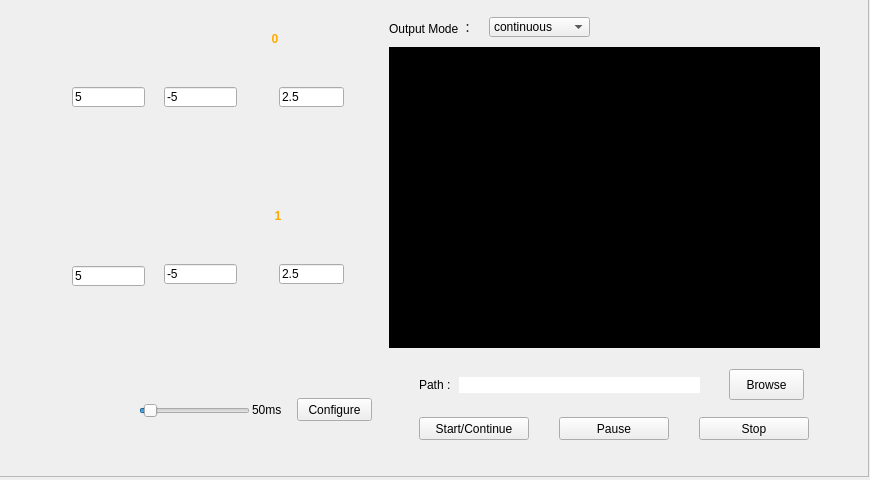
<?xml version="1.0" encoding="UTF-8"?>
<ui version="4.0">
 <class>StaticAOClass</class>
 <widget class="QDialog" name="StaticAOClass">
  <property name="geometry">
   <rect>
    <x>0</x>
    <y>0</y>
    <width>870</width>
    <height>480</height>
   </rect>
  </property>
  <property name="minimumSize">
   <size>
    <width>389</width>
    <height>447</height>
   </size>
  </property>
  <property name="maximumSize">
   <size>
    <width>1041</width>
    <height>600</height>
   </size>
  </property>
  <property name="windowTitle">
   <string>Static AO</string>
  </property>
  <widget class="QFrame" name="background">
   <property name="geometry">
    <rect>
     <x>-1</x>
     <y>-3</y>
     <width>870</width>
     <height>480</height>
    </rect>
   </property>
   <property name="minimumSize">
    <size>
     <width>0</width>
     <height>451</height>
    </size>
   </property>
   <property name="autoFillBackground">
    <bool>false</bool>
   </property>
   <property name="styleSheet">
    <string notr="true">QFrame#background{background-image:url(:/StaticAO/Resources/AO.png)}</string>
   </property>
   <property name="frameShape">
    <enum>QFrame::StyledPanel</enum>
   </property>
   <property name="frameShadow">
    <enum>QFrame::Raised</enum>
   </property>
   <widget class="QPushButton" name="BtnSineA">
    <property name="geometry">
     <rect>
      <x>70</x>
      <y>124</y>
      <width>51</width>
      <height>51</height>
     </rect>
    </property>
    <property name="minimumSize">
     <size>
      <width>51</width>
      <height>51</height>
     </size>
    </property>
    <property name="maximumSize">
     <size>
      <width>51</width>
      <height>51</height>
     </size>
    </property>
    <property name="styleSheet">
     <string notr="true">background:url(:/StaticAO/Resources/sine.png)</string>
    </property>
    <property name="text">
     <string/>
    </property>
    <property name="checkable">
     <bool>true</bool>
    </property>
    <property name="flat">
     <bool>true</bool>
    </property>
   </widget>
   <widget class="QPushButton" name="BtnTriangleA">
    <property name="geometry">
     <rect>
      <x>136</x>
      <y>124</y>
      <width>51</width>
      <height>51</height>
     </rect>
    </property>
    <property name="minimumSize">
     <size>
      <width>51</width>
      <height>51</height>
     </size>
    </property>
    <property name="maximumSize">
     <size>
      <width>51</width>
      <height>51</height>
     </size>
    </property>
    <property name="styleSheet">
     <string notr="true">background:url(:/StaticAO/Resources/triangle.png)</string>
    </property>
    <property name="text">
     <string/>
    </property>
    <property name="checkable">
     <bool>true</bool>
    </property>
    <property name="flat">
     <bool>true</bool>
    </property>
   </widget>
   <widget class="QPushButton" name="BtnSquareA">
    <property name="geometry">
     <rect>
      <x>203</x>
      <y>125</y>
      <width>51</width>
      <height>51</height>
     </rect>
    </property>
    <property name="minimumSize">
     <size>
      <width>51</width>
      <height>51</height>
     </size>
    </property>
    <property name="maximumSize">
     <size>
      <width>51</width>
      <height>51</height>
     </size>
    </property>
    <property name="styleSheet">
     <string notr="true">background:url(:/StaticAO/Resources/square.png)</string>
    </property>
    <property name="text">
     <string/>
    </property>
    <property name="checkable">
     <bool>true</bool>
    </property>
    <property name="flat">
     <bool>true</bool>
    </property>
   </widget>
   <widget class="QPushButton" name="BtnSineB">
    <property name="geometry">
     <rect>
      <x>70</x>
      <y>301</y>
      <width>51</width>
      <height>51</height>
     </rect>
    </property>
    <property name="minimumSize">
     <size>
      <width>51</width>
      <height>51</height>
     </size>
    </property>
    <property name="maximumSize">
     <size>
      <width>51</width>
      <height>51</height>
     </size>
    </property>
    <property name="styleSheet">
     <string notr="true">background:url(:/StaticAO/Resources/sine.png)</string>
    </property>
    <property name="text">
     <string/>
    </property>
    <property name="checkable">
     <bool>true</bool>
    </property>
    <property name="flat">
     <bool>true</bool>
    </property>
   </widget>
   <widget class="QPushButton" name="BtnTriangleB">
    <property name="geometry">
     <rect>
      <x>139</x>
      <y>302</y>
      <width>51</width>
      <height>51</height>
     </rect>
    </property>
    <property name="minimumSize">
     <size>
      <width>51</width>
      <height>51</height>
     </size>
    </property>
    <property name="maximumSize">
     <size>
      <width>51</width>
      <height>51</height>
     </size>
    </property>
    <property name="styleSheet">
     <string notr="true">background:url(:/StaticAO/Resources/triangle.png)</string>
    </property>
    <property name="text">
     <string/>
    </property>
    <property name="checkable">
     <bool>true</bool>
    </property>
    <property name="flat">
     <bool>true</bool>
    </property>
   </widget>
   <widget class="QPushButton" name="BtnSquareB">
    <property name="geometry">
     <rect>
      <x>207</x>
      <y>303</y>
      <width>51</width>
      <height>51</height>
     </rect>
    </property>
    <property name="minimumSize">
     <size>
      <width>51</width>
      <height>51</height>
     </size>
    </property>
    <property name="maximumSize">
     <size>
      <width>51</width>
      <height>51</height>
     </size>
    </property>
    <property name="styleSheet">
     <string notr="true">background:url(:/StaticAO/Resources/square.png)</string>
    </property>
    <property name="text">
     <string/>
    </property>
    <property name="checkable">
     <bool>true</bool>
    </property>
    <property name="flat">
     <bool>true</bool>
    </property>
   </widget>
   <widget class="QPushButton" name="BtnManualB">
    <property name="geometry">
     <rect>
      <x>288</x>
      <y>303</y>
      <width>51</width>
      <height>51</height>
     </rect>
    </property>
    <property name="minimumSize">
     <size>
      <width>51</width>
      <height>51</height>
     </size>
    </property>
    <property name="maximumSize">
     <size>
      <width>51</width>
      <height>51</height>
     </size>
    </property>
    <property name="styleSheet">
     <string notr="true">background:url(:/StaticAO/Resources/manual.png)</string>
    </property>
    <property name="text">
     <string/>
    </property>
    <property name="checkable">
     <bool>false</bool>
    </property>
    <property name="flat">
     <bool>true</bool>
    </property>
   </widget>
   <widget class="QPushButton" name="BtnManualA">
    <property name="geometry">
     <rect>
      <x>290</x>
      <y>125</y>
      <width>51</width>
      <height>51</height>
     </rect>
    </property>
    <property name="minimumSize">
     <size>
      <width>51</width>
      <height>51</height>
     </size>
    </property>
    <property name="maximumSize">
     <size>
      <width>51</width>
      <height>51</height>
     </size>
    </property>
    <property name="styleSheet">
     <string notr="true">background:url(:/StaticAO/Resources/manual.png)</string>
    </property>
    <property name="text">
     <string/>
    </property>
    <property name="checkable">
     <bool>false</bool>
    </property>
    <property name="flat">
     <bool>true</bool>
    </property>
   </widget>
   <widget class="QLineEdit" name="txtboxHiLevelA">
    <property name="geometry">
     <rect>
      <x>73</x>
      <y>90</y>
      <width>73</width>
      <height>20</height>
     </rect>
    </property>
    <property name="minimumSize">
     <size>
      <width>73</width>
      <height>20</height>
     </size>
    </property>
    <property name="maximumSize">
     <size>
      <width>73</width>
      <height>20</height>
     </size>
    </property>
    <property name="text">
     <string>5</string>
    </property>
   </widget>
   <widget class="QLineEdit" name="txtboxLoLevelA">
    <property name="geometry">
     <rect>
      <x>165</x>
      <y>90</y>
      <width>73</width>
      <height>20</height>
     </rect>
    </property>
    <property name="minimumSize">
     <size>
      <width>73</width>
      <height>20</height>
     </size>
    </property>
    <property name="maximumSize">
     <size>
      <width>73</width>
      <height>20</height>
     </size>
    </property>
    <property name="text">
     <string>-5</string>
    </property>
   </widget>
   <widget class="QLineEdit" name="txtboxValueA">
    <property name="geometry">
     <rect>
      <x>280</x>
      <y>90</y>
      <width>65</width>
      <height>20</height>
     </rect>
    </property>
    <property name="minimumSize">
     <size>
      <width>65</width>
      <height>20</height>
     </size>
    </property>
    <property name="maximumSize">
     <size>
      <width>65</width>
      <height>20</height>
     </size>
    </property>
    <property name="text">
     <string>2.5</string>
    </property>
   </widget>
   <widget class="QLineEdit" name="txtboxHiLevelB">
    <property name="geometry">
     <rect>
      <x>73</x>
      <y>269</y>
      <width>73</width>
      <height>20</height>
     </rect>
    </property>
    <property name="minimumSize">
     <size>
      <width>73</width>
      <height>20</height>
     </size>
    </property>
    <property name="maximumSize">
     <size>
      <width>73</width>
      <height>20</height>
     </size>
    </property>
    <property name="text">
     <string>5</string>
    </property>
   </widget>
   <widget class="QLineEdit" name="txtboxLoLevelB">
    <property name="geometry">
     <rect>
      <x>165</x>
      <y>267</y>
      <width>73</width>
      <height>20</height>
     </rect>
    </property>
    <property name="minimumSize">
     <size>
      <width>73</width>
      <height>20</height>
     </size>
    </property>
    <property name="maximumSize">
     <size>
      <width>73</width>
      <height>20</height>
     </size>
    </property>
    <property name="text">
     <string>-5</string>
    </property>
   </widget>
   <widget class="QLineEdit" name="txtboxValueB">
    <property name="geometry">
     <rect>
      <x>280</x>
      <y>267</y>
      <width>65</width>
      <height>20</height>
     </rect>
    </property>
    <property name="minimumSize">
     <size>
      <width>65</width>
      <height>20</height>
     </size>
    </property>
    <property name="maximumSize">
     <size>
      <width>65</width>
      <height>20</height>
     </size>
    </property>
    <property name="text">
     <string>2.5</string>
    </property>
   </widget>
   <widget class="QLabel" name="chLabelA">
    <property name="geometry">
     <rect>
      <x>268</x>
      <y>34</y>
      <width>16</width>
      <height>16</height>
     </rect>
    </property>
    <property name="minimumSize">
     <size>
      <width>16</width>
      <height>16</height>
     </size>
    </property>
    <property name="maximumSize">
     <size>
      <width>16</width>
      <height>16</height>
     </size>
    </property>
    <property name="font">
     <font>
      <pointsize>9</pointsize>
      <weight>75</weight>
      <bold>true</bold>
     </font>
    </property>
    <property name="styleSheet">
     <string notr="true">color:rgb(255, 170, 0)</string>
    </property>
    <property name="text">
     <string>0</string>
    </property>
    <property name="textFormat">
     <enum>Qt::RichText</enum>
    </property>
    <property name="alignment">
     <set>Qt::AlignCenter</set>
    </property>
   </widget>
   <widget class="QLabel" name="chLabelB">
    <property name="geometry">
     <rect>
      <x>271</x>
      <y>211</y>
      <width>16</width>
      <height>16</height>
     </rect>
    </property>
    <property name="minimumSize">
     <size>
      <width>16</width>
      <height>16</height>
     </size>
    </property>
    <property name="maximumSize">
     <size>
      <width>16</width>
      <height>16</height>
     </size>
    </property>
    <property name="font">
     <font>
      <family>MS Shell Dlg 2</family>
      <pointsize>9</pointsize>
      <weight>75</weight>
      <bold>true</bold>
     </font>
    </property>
    <property name="styleSheet">
     <string notr="true">color:rgb(255, 170, 0)</string>
    </property>
    <property name="text">
     <string>1</string>
    </property>
    <property name="textFormat">
     <enum>Qt::RichText</enum>
    </property>
    <property name="alignment">
     <set>Qt::AlignCenter</set>
    </property>
   </widget>
   <widget class="QSlider" name="timerTrackBar">
    <property name="geometry">
     <rect>
      <x>140</x>
      <y>403</y>
      <width>111</width>
      <height>21</height>
     </rect>
    </property>
    <property name="minimum">
     <number>5</number>
    </property>
    <property name="maximum">
     <number>1000</number>
    </property>
    <property name="pageStep">
     <number>1</number>
    </property>
    <property name="value">
     <number>50</number>
    </property>
    <property name="orientation">
     <enum>Qt::Horizontal</enum>
    </property>
   </widget>
   <widget class="QLabel" name="timerFreqLabel">
    <property name="geometry">
     <rect>
      <x>253</x>
      <y>405</y>
      <width>41</width>
      <height>16</height>
     </rect>
    </property>
    <property name="minimumSize">
     <size>
      <width>41</width>
      <height>16</height>
     </size>
    </property>
    <property name="maximumSize">
     <size>
      <width>41</width>
      <height>16</height>
     </size>
    </property>
    <property name="text">
     <string>50ms</string>
    </property>
   </widget>
   <widget class="QPushButton" name="btnConfigure">
    <property name="geometry">
     <rect>
      <x>298</x>
      <y>401</y>
      <width>75</width>
      <height>23</height>
     </rect>
    </property>
    <property name="minimumSize">
     <size>
      <width>75</width>
      <height>23</height>
     </size>
    </property>
    <property name="maximumSize">
     <size>
      <width>75</width>
      <height>23</height>
     </size>
    </property>
    <property name="text">
     <string>Configure</string>
    </property>
   </widget>
   <widget class="QFrame" name="Time_Frame">
    <property name="geometry">
     <rect>
      <x>390</x>
      <y>50</y>
      <width>431</width>
      <height>301</height>
     </rect>
    </property>
    <property name="styleSheet">
     <string notr="true">background-color: rgb(0, 0, 0);</string>
    </property>
    <property name="frameShape">
     <enum>QFrame::StyledPanel</enum>
    </property>
    <property name="frameShadow">
     <enum>QFrame::Raised</enum>
    </property>
   </widget>
   <widget class="QPushButton" name="btn_Pause">
    <property name="geometry">
     <rect>
      <x>560</x>
      <y>420</y>
      <width>110</width>
      <height>23</height>
     </rect>
    </property>
    <property name="minimumSize">
     <size>
      <width>75</width>
      <height>23</height>
     </size>
    </property>
    <property name="maximumSize">
     <size>
      <width>110</width>
      <height>23</height>
     </size>
    </property>
    <property name="text">
     <string>Pause</string>
    </property>
   </widget>
   <widget class="QPushButton" name="btn_Stop">
    <property name="geometry">
     <rect>
      <x>700</x>
      <y>420</y>
      <width>110</width>
      <height>23</height>
     </rect>
    </property>
    <property name="minimumSize">
     <size>
      <width>75</width>
      <height>23</height>
     </size>
    </property>
    <property name="maximumSize">
     <size>
      <width>110</width>
      <height>23</height>
     </size>
    </property>
    <property name="text">
     <string>Stop</string>
    </property>
   </widget>
   <widget class="QPushButton" name="btn_Start">
    <property name="geometry">
     <rect>
      <x>420</x>
      <y>420</y>
      <width>110</width>
      <height>23</height>
     </rect>
    </property>
    <property name="minimumSize">
     <size>
      <width>75</width>
      <height>23</height>
     </size>
    </property>
    <property name="maximumSize">
     <size>
      <width>200</width>
      <height>23</height>
     </size>
    </property>
    <property name="text">
     <string>Start/Continue</string>
    </property>
   </widget>
   <widget class="QPushButton" name="btn_Browse">
    <property name="geometry">
     <rect>
      <x>730</x>
      <y>372</y>
      <width>75</width>
      <height>31</height>
     </rect>
    </property>
    <property name="minimumSize">
     <size>
      <width>75</width>
      <height>23</height>
     </size>
    </property>
    <property name="maximumSize">
     <size>
      <width>600</width>
      <height>50</height>
     </size>
    </property>
    <property name="text">
     <string>Browse</string>
    </property>
   </widget>
   <widget class="QLabel" name="txtProfilePath">
    <property name="geometry">
     <rect>
      <x>460</x>
      <y>380</y>
      <width>241</width>
      <height>16</height>
     </rect>
    </property>
    <property name="styleSheet">
     <string notr="true">background-color: rgb(255, 255, 255);</string>
    </property>
    <property name="text">
     <string/>
    </property>
   </widget>
   <widget class="QLabel" name="label">
    <property name="geometry">
     <rect>
      <x>420</x>
      <y>380</y>
      <width>54</width>
      <height>16</height>
     </rect>
    </property>
    <property name="styleSheet">
     <string notr="true">font: 10pt &quot;Microsoft New Tai Lue&quot;;</string>
    </property>
    <property name="text">
     <string>Path :</string>
    </property>
   </widget>
   <widget class="QComboBox" name="lst_mode">
    <property name="geometry">
     <rect>
      <x>490</x>
      <y>20</y>
      <width>101</width>
      <height>20</height>
     </rect>
    </property>
    <property name="sizePolicy">
     <sizepolicy hsizetype="Maximum" vsizetype="Fixed">
      <horstretch>0</horstretch>
      <verstretch>0</verstretch>
     </sizepolicy>
    </property>
    <item>
     <property name="text">
      <string>continuous</string>
     </property>
    </item>
    <item>
     <property name="text">
      <string>100</string>
     </property>
    </item>
    <item>
     <property name="text">
      <string>200</string>
     </property>
    </item>
    <item>
     <property name="text">
      <string>300</string>
     </property>
    </item>
    <item>
     <property name="text">
      <string>400</string>
     </property>
    </item>
   </widget>
   <widget class="QLabel" name="label_2">
    <property name="geometry">
     <rect>
      <x>390</x>
      <y>20</y>
      <width>101</width>
      <height>21</height>
     </rect>
    </property>
    <property name="styleSheet">
     <string notr="true">font: 10pt &quot;Microsoft New Tai Lue&quot;;</string>
    </property>
    <property name="text">
     <string>Output Mode ：</string>
    </property>
   </widget>
  </widget>
 </widget>
 <layoutdefault spacing="6" margin="11"/>
 <resources/>
 <connections/>
</ui>
